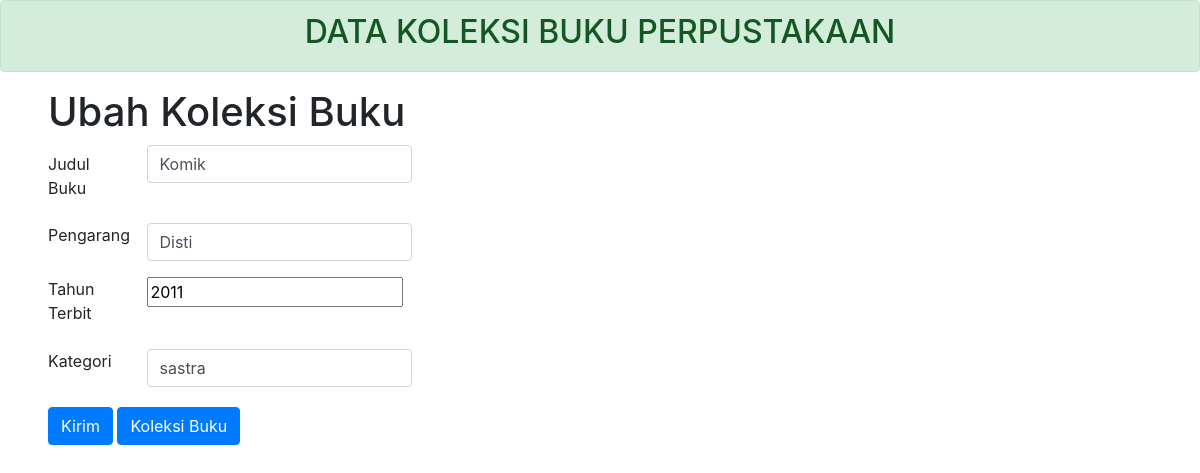
The page /ubahbuku.php?id=2 on the database its author committed.
### tables this page shows
CREATE TABLE `db_koleksibuku` (
  `id_buku` int(11) NOT NULL,
  `judul_buku` text DEFAULT NULL,
  `pengarang` text DEFAULT NULL,
  `tahun_terbit` int(11) DEFAULT NULL,
  `kategory` text DEFAULT NULL
);

### ubahbuku.php (the view, shortened to what this page needs)
<?php
include_once("koneksi.php");
$id=$_GET['id'];
$query = "SELECT * FROM db_koleksibuku WHERE id_buku=". $id;
$hasil = mysqli_query($conn,$query);
?>
<!DOCTYPE html>
 <html>
 <head>
 <link rel="stylesheet" href="https://maxcdn.bootstrapcdn.com/bootstrap/4.0.0/css/bootstrap.min.css">
 </head>
 <body>
 <div class="alert alert-success text-center" role="alert" >
<h2>DATA KOLEKSI BUKU PERPUSTAKAAN</h2>
 </div>
 <h1 class="ml-5">Ubah Koleksi Buku</h1>
 <form method="post" action="prosesubahbuku.php" class="ml-5">
 <?php while ($data=mysqli_fetch_array($hasil)) { ?>
   <div class="col-sm-3">
   </div>
 <div class="form-group row">
 <label for="judul" class="col-sm-1 col-form-label">Judul Buku</label>
 <div class="col-sm-3">
 <input type="text" name="judul" class="form-control" value="<?php echo $data['judul_buku'] ?>" >
</div>
 </div>
 <div class="form-group row">
 <label for="pengarang" class="col-sm-1 col-formlabel">Pengarang</label>
 <div class="col-sm-3">
 <input type="text" name="pengarang" class="form-control" value="<?php echo $data['pengarang'] ?>" >
 </div>
 </div>
 <div class="form-group row">
 <label for="tahun_terbit" class="col-sm-1 col-formlabel">Tahun Terbit</label>
 <div class="col-sm-3">
 <input type="number" name="tahun_terbit" class="formcontrol" value="<?php echo $data['tahun_terbit'] ?>" >
 </div>
 </div>
 <div class="form-group row">
 <label for="kategori" class="col-sm-1 col-formlabel">Kategori</label>
 <div class="col-sm-3">
 <input type="text" name="kategori" class="form-control" value="<?php echo $data['kategory'] ?>">
 </div>
 </div>
<button type="submit" class="btn btn-primary mb-1 mt-1 ml-0 mr-0" >Kirim</button>
<a href="index.php" class="btn btn-primary mb-1 mt-1 ml0"><i class="fas fa-user-plus mr-0"></i>Koleksi Buku</a>
</form>
<?php } ?>
 </body>
 </html>

### rows shown on the page
db_koleksibuku: judul "Komik", pengarang "Disti", tahun_terbit "2011", kategori "sastra"
